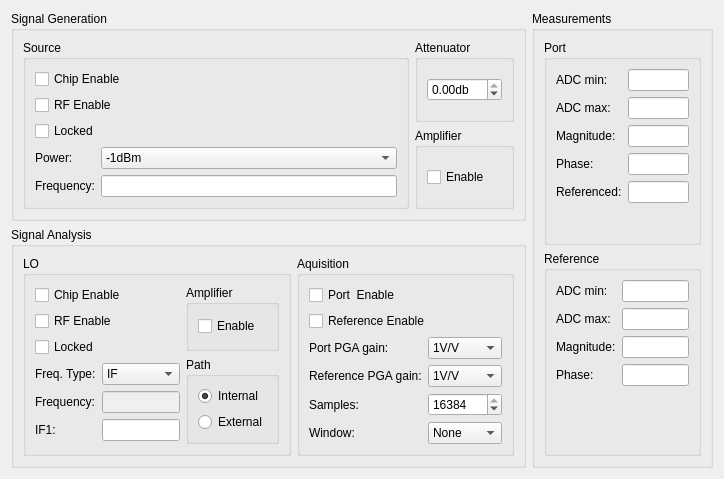
<?xml version="1.0" encoding="UTF-8"?>
<ui version="4.0">
 <class>ManualControlDialogVFF</class>
 <widget class="QDialog" name="ManualControlDialogVFF">
  <property name="geometry">
   <rect>
    <x>0</x>
    <y>0</y>
    <width>724</width>
    <height>464</height>
   </rect>
  </property>
  <property name="windowTitle">
   <string>Manual System Control</string>
  </property>
  <layout class="QHBoxLayout" name="horizontalLayout_5">
   <item>
    <layout class="QHBoxLayout" name="horizontalLayout_4">
     <item>
      <layout class="QVBoxLayout" name="verticalLayout_2">
       <item>
        <widget class="QGroupBox" name="groupBox_10">
         <property name="title">
          <string>Signal Generation</string>
         </property>
         <layout class="QHBoxLayout" name="horizontalLayout_3">
          <item>
           <layout class="QHBoxLayout" name="horizontalLayout_2">
            <item>
             <widget class="QGroupBox" name="groupBox">
              <property name="title">
               <string>Source</string>
              </property>
              <layout class="QVBoxLayout" name="verticalLayout_10">
               <item>
                <widget class="QCheckBox" name="SourceCE">
                 <property name="text">
                  <string>Chip Enable</string>
                 </property>
                </widget>
               </item>
               <item>
                <widget class="QCheckBox" name="SourceRFEN">
                 <property name="text">
                  <string>RF Enable</string>
                 </property>
                </widget>
               </item>
               <item>
                <widget class="QCheckBox" name="SourceLocked">
                 <property name="enabled">
                  <bool>true</bool>
                 </property>
                 <property name="text">
                  <string>Locked</string>
                 </property>
                </widget>
               </item>
               <item>
                <layout class="QFormLayout" name="formLayout">
                 <item row="0" column="0">
                  <widget class="QLabel" name="label">
                   <property name="text">
                    <string>Power:</string>
                   </property>
                  </widget>
                 </item>
                 <item row="0" column="1">
                  <widget class="QComboBox" name="SourcePower">
                   <item>
                    <property name="text">
                     <string>-1dBm</string>
                    </property>
                   </item>
                   <item>
                    <property name="text">
                     <string>+1dBm</string>
                    </property>
                   </item>
                   <item>
                    <property name="text">
                     <string>+2.5dBm</string>
                    </property>
                   </item>
                   <item>
                    <property name="text">
                     <string>+3.5dBm</string>
                    </property>
                   </item>
                   <item>
                    <property name="text">
                     <string>+4.5dBm</string>
                    </property>
                   </item>
                   <item>
                    <property name="text">
                     <string>+5.5dBm</string>
                    </property>
                   </item>
                   <item>
                    <property name="text">
                     <string>+6.5dBm</string>
                    </property>
                   </item>
                   <item>
                    <property name="text">
                     <string>+7dBm</string>
                    </property>
                   </item>
                  </widget>
                 </item>
                 <item row="1" column="0">
                  <widget class="QLabel" name="label_2">
                   <property name="text">
                    <string>Frequency:</string>
                   </property>
                  </widget>
                 </item>
                 <item row="1" column="1">
                  <widget class="SIUnitEdit" name="SourceFrequency"/>
                 </item>
                </layout>
               </item>
              </layout>
             </widget>
            </item>
           </layout>
          </item>
          <item>
           <layout class="QVBoxLayout" name="verticalLayout_12">
            <item>
             <widget class="QGroupBox" name="groupBox_4">
              <property name="title">
               <string>Attenuator</string>
              </property>
              <layout class="QVBoxLayout" name="verticalLayout_4">
               <item>
                <widget class="QDoubleSpinBox" name="Attenuator">
                 <property name="suffix">
                  <string>db</string>
                 </property>
                 <property name="minimum">
                  <double>-31.750000000000000</double>
                 </property>
                 <property name="maximum">
                  <double>0.000000000000000</double>
                 </property>
                 <property name="singleStep">
                  <double>0.250000000000000</double>
                 </property>
                </widget>
               </item>
              </layout>
             </widget>
            </item>
            <item>
             <widget class="QGroupBox" name="groupBox_5">
              <property name="title">
               <string>Amplifier</string>
              </property>
              <layout class="QVBoxLayout" name="verticalLayout_11">
               <item>
                <widget class="QCheckBox" name="SourceAmplifierEnable">
                 <property name="text">
                  <string>Enable</string>
                 </property>
                 <property name="checked">
                  <bool>false</bool>
                 </property>
                </widget>
               </item>
              </layout>
             </widget>
            </item>
           </layout>
          </item>
         </layout>
        </widget>
       </item>
       <item>
        <widget class="QGroupBox" name="groupBox_11">
         <property name="title">
          <string>Signal Analysis</string>
         </property>
         <layout class="QHBoxLayout" name="horizontalLayout">
          <item>
           <widget class="QGroupBox" name="groupBox_7">
            <property name="title">
             <string>LO</string>
            </property>
            <layout class="QHBoxLayout" name="horizontalLayout_6" stretch="0,0">
             <item>
              <layout class="QVBoxLayout" name="verticalLayout_5">
               <item>
                <widget class="QCheckBox" name="LOCE">
                 <property name="text">
                  <string>Chip Enable</string>
                 </property>
                </widget>
               </item>
               <item>
                <widget class="QCheckBox" name="LORFEN">
                 <property name="text">
                  <string>RF Enable</string>
                 </property>
                </widget>
               </item>
               <item>
                <widget class="QCheckBox" name="LOlocked">
                 <property name="enabled">
                  <bool>true</bool>
                 </property>
                 <property name="text">
                  <string>Locked</string>
                 </property>
                </widget>
               </item>
               <item>
                <layout class="QFormLayout" name="formLayout_3">
                 <item row="0" column="0">
                  <widget class="QLabel" name="label_8">
                   <property name="text">
                    <string>Freq. Type:</string>
                   </property>
                  </widget>
                 </item>
                 <item row="0" column="1">
                  <widget class="QComboBox" name="LOFreqType">
                   <item>
                    <property name="text">
                     <string>IF</string>
                    </property>
                   </item>
                   <item>
                    <property name="text">
                     <string>Absolute</string>
                    </property>
                   </item>
                  </widget>
                 </item>
                 <item row="1" column="0">
                  <widget class="QLabel" name="label_7">
                   <property name="text">
                    <string>Frequency:</string>
                   </property>
                  </widget>
                 </item>
                 <item row="1" column="1">
                  <widget class="SIUnitEdit" name="LOFrequency">
                   <property name="enabled">
                    <bool>false</bool>
                   </property>
                  </widget>
                 </item>
                 <item row="2" column="0">
                  <widget class="QLabel" name="label_6">
                   <property name="text">
                    <string>IF1:</string>
                   </property>
                  </widget>
                 </item>
                 <item row="2" column="1">
                  <widget class="SIUnitEdit" name="IF"/>
                 </item>
                </layout>
               </item>
              </layout>
             </item>
             <item>
              <layout class="QVBoxLayout" name="verticalLayout_3">
               <item>
                <widget class="QGroupBox" name="groupBox_6">
                 <property name="title">
                  <string>Amplifier</string>
                 </property>
                 <layout class="QVBoxLayout" name="verticalLayout_13">
                  <item>
                   <widget class="QCheckBox" name="LOAmplifierEnable">
                    <property name="text">
                     <string>Enable</string>
                    </property>
                    <property name="checked">
                     <bool>false</bool>
                    </property>
                   </widget>
                  </item>
                 </layout>
                </widget>
               </item>
               <item>
                <widget class="QGroupBox" name="groupBox_2">
                 <property name="title">
                  <string>Path</string>
                 </property>
                 <layout class="QVBoxLayout" name="verticalLayout_6">
                  <item>
                   <widget class="QRadioButton" name="LOInternal">
                    <property name="text">
                     <string>Internal</string>
                    </property>
                    <property name="checked">
                     <bool>true</bool>
                    </property>
                    <attribute name="buttonGroup">
                     <string notr="true">buttonGroup</string>
                    </attribute>
                   </widget>
                  </item>
                  <item>
                   <widget class="QRadioButton" name="LOExternal">
                    <property name="text">
                     <string>External</string>
                    </property>
                    <attribute name="buttonGroup">
                     <string notr="true">buttonGroup</string>
                    </attribute>
                   </widget>
                  </item>
                 </layout>
                </widget>
               </item>
              </layout>
             </item>
            </layout>
           </widget>
          </item>
          <item>
           <widget class="QGroupBox" name="groupBox_9">
            <property name="title">
             <string>Aquisition</string>
            </property>
            <layout class="QVBoxLayout" name="verticalLayout">
             <item>
              <widget class="QCheckBox" name="Port1Enable">
               <property name="text">
                <string>Port  Enable</string>
               </property>
              </widget>
             </item>
             <item>
              <widget class="QCheckBox" name="RefEnable">
               <property name="text">
                <string>Reference Enable</string>
               </property>
              </widget>
             </item>
             <item>
              <layout class="QFormLayout" name="formLayout_5">
               <item row="0" column="1">
                <widget class="QComboBox" name="portgain">
                 <item>
                  <property name="text">
                   <string>1V/V</string>
                  </property>
                 </item>
                 <item>
                  <property name="text">
                   <string>10V/V</string>
                  </property>
                 </item>
                 <item>
                  <property name="text">
                   <string>20V/V</string>
                  </property>
                 </item>
                 <item>
                  <property name="text">
                   <string>30V/V</string>
                  </property>
                 </item>
                 <item>
                  <property name="text">
                   <string>40V/V</string>
                  </property>
                 </item>
                 <item>
                  <property name="text">
                   <string>60V/V</string>
                  </property>
                 </item>
                 <item>
                  <property name="text">
                   <string>80V/V</string>
                  </property>
                 </item>
                 <item>
                  <property name="text">
                   <string>120V/V</string>
                  </property>
                 </item>
                 <item>
                  <property name="text">
                   <string>157V/V</string>
                  </property>
                 </item>
                 <item>
                  <property name="text">
                   <string>0.25V/V</string>
                  </property>
                 </item>
                </widget>
               </item>
               <item row="1" column="1">
                <widget class="QComboBox" name="refgain">
                 <item>
                  <property name="text">
                   <string>1V/V</string>
                  </property>
                 </item>
                 <item>
                  <property name="text">
                   <string>10V/V</string>
                  </property>
                 </item>
                 <item>
                  <property name="text">
                   <string>20V/V</string>
                  </property>
                 </item>
                 <item>
                  <property name="text">
                   <string>30V/V</string>
                  </property>
                 </item>
                 <item>
                  <property name="text">
                   <string>40V/V</string>
                  </property>
                 </item>
                 <item>
                  <property name="text">
                   <string>60V/V</string>
                  </property>
                 </item>
                 <item>
                  <property name="text">
                   <string>80V/V</string>
                  </property>
                 </item>
                 <item>
                  <property name="text">
                   <string>120V/V</string>
                  </property>
                 </item>
                 <item>
                  <property name="text">
                   <string>157V/V</string>
                  </property>
                 </item>
                 <item>
                  <property name="text">
                   <string>0.25V/V</string>
                  </property>
                 </item>
                </widget>
               </item>
               <item row="2" column="0">
                <widget class="QLabel" name="label_12">
                 <property name="text">
                  <string>Samples:</string>
                 </property>
                </widget>
               </item>
               <item row="2" column="1">
                <widget class="QSpinBox" name="Samples">
                 <property name="minimum">
                  <number>96</number>
                 </property>
                 <property name="maximum">
                  <number>16384</number>
                 </property>
                 <property name="singleStep">
                  <number>16</number>
                 </property>
                 <property name="value">
                  <number>16384</number>
                 </property>
                </widget>
               </item>
               <item row="3" column="0">
                <widget class="QLabel" name="label_15">
                 <property name="text">
                  <string>Window:</string>
                 </property>
                </widget>
               </item>
               <item row="3" column="1">
                <widget class="QComboBox" name="cbWindow">
                 <item>
                  <property name="text">
                   <string>None</string>
                  </property>
                 </item>
                 <item>
                  <property name="text">
                   <string>Kaiser</string>
                  </property>
                 </item>
                 <item>
                  <property name="text">
                   <string>Hann</string>
                  </property>
                 </item>
                 <item>
                  <property name="text">
                   <string>Flat Top</string>
                  </property>
                 </item>
                </widget>
               </item>
               <item row="1" column="0">
                <widget class="QLabel" name="label_4">
                 <property name="text">
                  <string>Reference PGA gain:</string>
                 </property>
                </widget>
               </item>
               <item row="0" column="0">
                <widget class="QLabel" name="label_3">
                 <property name="text">
                  <string>Port PGA gain:</string>
                 </property>
                </widget>
               </item>
              </layout>
             </item>
            </layout>
           </widget>
          </item>
         </layout>
        </widget>
       </item>
      </layout>
     </item>
     <item>
      <widget class="QGroupBox" name="groupBox_12">
       <property name="title">
        <string>Measurements</string>
       </property>
       <layout class="QVBoxLayout" name="verticalLayout_16">
        <item>
         <widget class="QGroupBox" name="groupBox_16">
          <property name="title">
           <string>Port</string>
          </property>
          <layout class="QVBoxLayout" name="verticalLayout_19">
           <item>
            <layout class="QFormLayout" name="formLayout_9">
             <item row="0" column="0">
              <widget class="QLabel" name="label_25">
               <property name="text">
                <string>ADC min:</string>
               </property>
              </widget>
             </item>
             <item row="0" column="1">
              <widget class="QLineEdit" name="portmin"/>
             </item>
             <item row="1" column="0">
              <widget class="QLabel" name="label_26">
               <property name="text">
                <string>ADC max:</string>
               </property>
              </widget>
             </item>
             <item row="1" column="1">
              <widget class="QLineEdit" name="portmax"/>
             </item>
             <item row="2" column="0">
              <widget class="QLabel" name="label_27">
               <property name="text">
                <string>Magnitude:</string>
               </property>
              </widget>
             </item>
             <item row="2" column="1">
              <widget class="QLineEdit" name="portmag"/>
             </item>
             <item row="3" column="0">
              <widget class="QLabel" name="label_28">
               <property name="text">
                <string>Phase:</string>
               </property>
              </widget>
             </item>
             <item row="3" column="1">
              <widget class="QLineEdit" name="portphase"/>
             </item>
             <item row="4" column="0">
              <widget class="QLabel" name="label_13">
               <property name="text">
                <string>Referenced:</string>
               </property>
              </widget>
             </item>
             <item row="4" column="1">
              <widget class="QLineEdit" name="portreferenced"/>
             </item>
            </layout>
           </item>
          </layout>
         </widget>
        </item>
        <item>
         <widget class="QGroupBox" name="groupBox_15">
          <property name="title">
           <string>Reference</string>
          </property>
          <layout class="QVBoxLayout" name="verticalLayout_18">
           <item>
            <layout class="QFormLayout" name="formLayout_8">
             <item row="0" column="0">
              <widget class="QLabel" name="label_21">
               <property name="text">
                <string>ADC min:</string>
               </property>
              </widget>
             </item>
             <item row="0" column="1">
              <widget class="QLineEdit" name="refmin"/>
             </item>
             <item row="1" column="0">
              <widget class="QLabel" name="label_22">
               <property name="text">
                <string>ADC max:</string>
               </property>
              </widget>
             </item>
             <item row="1" column="1">
              <widget class="QLineEdit" name="refmax"/>
             </item>
             <item row="2" column="0">
              <widget class="QLabel" name="label_23">
               <property name="text">
                <string>Magnitude:</string>
               </property>
              </widget>
             </item>
             <item row="2" column="1">
              <widget class="QLineEdit" name="refmag"/>
             </item>
             <item row="3" column="0">
              <widget class="QLabel" name="label_24">
               <property name="text">
                <string>Phase:</string>
               </property>
              </widget>
             </item>
             <item row="3" column="1">
              <widget class="QLineEdit" name="refphase"/>
             </item>
            </layout>
           </item>
          </layout>
         </widget>
        </item>
       </layout>
      </widget>
     </item>
    </layout>
   </item>
  </layout>
 </widget>
 <customwidgets>
  <customwidget>
   <class>SIUnitEdit</class>
   <extends>QLineEdit</extends>
   <header>CustomWidgets/siunitedit.h</header>
  </customwidget>
 </customwidgets>
 <resources/>
 <connections/>
 <buttongroups>
  <buttongroup name="buttonGroup"/>
 </buttongroups>
</ui>
